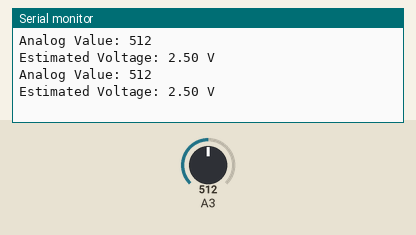
Recording of a sketch running on a simulated Arduino Uno, built with avr-gcc and run on an emulated ATmega328P. Parts: the last lines printed to the serial monitor. Inputs (shaded band) come from the test bench; at power-on: A3 = 512.

Above: at 1.8 s.
1.9 s: A3 set to 716
At 2.8 s:
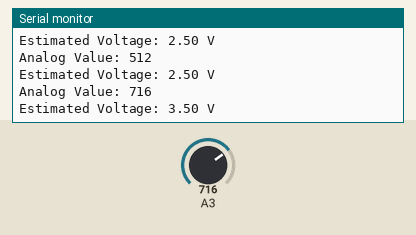
3.4 s: A3 set to 900
At 4.6 s:
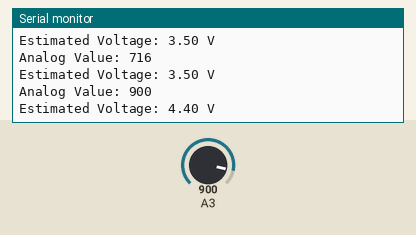
Timing chart, 0 to 6.4 s (numbered marks = the images above; inputs shaded):
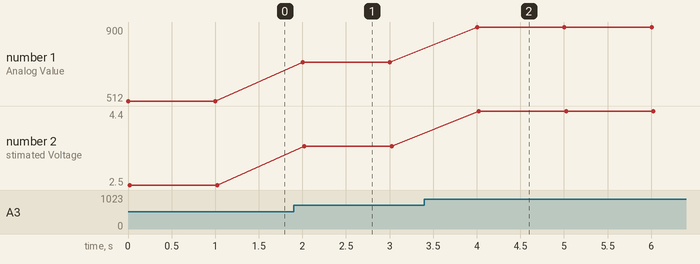

The sketch:

analog_read.ino
```cpp
/*
  Analog Read

  This program sets up one of the analog pins to read in voltage from the
  sample circuit.

  modified by 30 Jan 2018
  by Thomas Fuller
 */

// Conversion factor for ADC to Volt
double const ADC_TO_VOLT = 1023.0 / 5.0;

void setup() {
  // Setup analog pin and initialize serial
  pinMode(A3, INPUT);
  Serial.begin(9600);
}

void loop() {
  // Read value from the A3 pin and print it out
  int x = analogRead(A3);
  Serial.print("\nAnalog Value: ");
  Serial.println(x);

  // Convert ADC value to voltage and print it out
  double voltage = x / ADC_TO_VOLT;
  Serial.print("Estimated Voltage: ");
  Serial.print(voltage);
  Serial.println(" V");

  // Wait a second...
  delay(1000);
}
```

Measured:
- after the input at 1.9 s, the serial monitor: prints a new line after 0.10 s (image 1)
- after the input at 3.4 s, the serial monitor: prints a new line after 0.61 s (image 2)
- plotted number 1: 512 → 716 after the input at 1.9 s, 716 → 900 after the input at 3.4 s
- plotted number 2: 2.5 → 3.5 after the input at 1.9 s, 3.5 → 4.4 after the input at 3.4 s
